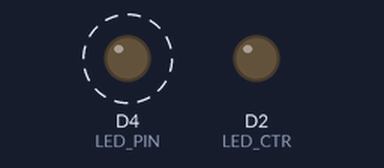
Recording of a sketch running on a simulated ESP8266 (NodeMCU). Shown: output pins drawn as LEDs (lit = HIGH). Dashed ring = blinking. WiFi joins after 1.5 s; servers stay silent unless stated; what the sketch prints to the serial monitor is not drawn.

Above: at 2.1 s.
Timing chart, 0 to 7.0 s (numbered marks = the images above):
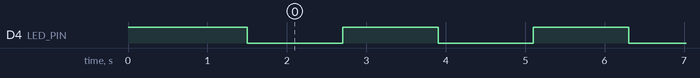

Measured:
- by itself, D4 (LED_PIN): alternates HIGH for 1.2 s and LOW for 1.2 s

The sketch:

esp8266.ino
```cpp
#include <ESP8266WiFi.h>
#include <ESP8266HTTPClient.h>
#include <ArduinoJson.h>

//#define WIFI_SSID "TP-Link_CAEC"
//#define WIFI_PASSWORD "81391028"
#define WIFI_SSID "CHT0606-1"
#define WIFI_PASSWORD "0933766044"

#define LED_PIN LED_BUILTIN
#define LED_CTR D2
void setup() {
  Serial.begin(9600);
  pinMode(LED_PIN, OUTPUT);
  pinMode(LED_CTR, OUTPUT);
  digitalWrite(LED_PIN, HIGH);
  digitalWrite(LED_CTR, LOW);
  // connect to wifi.
  WiFi.begin(WIFI_SSID, WIFI_PASSWORD);
  Serial.print("connecting");
  while (WiFi.status() != WL_CONNECTED) {
    Serial.print(".");
    delay(500);
  }
  Serial.println();
  Serial.print("connected: ");
  Serial.println(WiFi.localIP());


}

int n = 0;
int ledst=0;

int ctrled=0;

void loop() {
  // set value

  ledst = !ledst;
  digitalWrite(LED_PIN, ledst ? LOW : HIGH);


  if (WiFi.status() == WL_CONNECTED) {
    HTTPClient http;
    WiFiClientSecure client;

  /* Add this */
    client.setInsecure();

    http.begin(client,"https://esp8266-flaskapitest.vercel.app/getdata");

    http.setFollowRedirects(HTTPC_STRICT_FOLLOW_REDIRECTS);
    int httpCode = http.GET(); // 發送 GET 請求

    Serial.print("HTTP Response Code: ");
    Serial.println(httpCode);
    if (httpCode > 0) {
      String payload = http.getString(); // 獲取回應資料
      Serial.println("HTTP Response:");
      Serial.println(payload); // 輸出到串列監視器

      //StaticJsonDocument<512> doc; // 調整大小以適應你的 JSON 結構
      //DeserializationError error = deserializeJson(doc, payload);
      DynamicJsonDocument doc(512);  // 使用動態內存分配來處理 JSON 資料
      DeserializationError error = deserializeJson(doc, payload);

      String MID= doc["ID"];
      String status= doc["status"];

      Serial.print("ID: ");
      Serial.println(MID);
      Serial.print("status:");
      Serial.println(status);
      if(status=="on"){
        digitalWrite(LED_CTR, HIGH);
      }else if(status=="off"){
        digitalWrite(LED_CTR, LOW);
      }

    } else {
      Serial.print("Error on HTTP request: ");
      Serial.println(httpCode);
    }

    http.end(); // 關閉連接
  } else {
    Serial.println("Wi-Fi not connected");
  }

  delay(1000);
}
```
